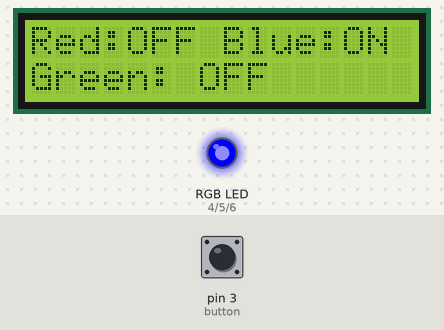
This sketch was run on a simulated Arduino Uno, built with avr-gcc and run on an emulated ATmega328P. Shown: 16×2 character LCD, an RGB LED mixed from three pins (HIGH = lit). Dashed ring = blinking. Inputs (shaded band) come from the test bench; at power-on: pin 3 (button) HIGH.

Above: at 1.2 s.
1.3 s: pin 3 (button) pulled LOW for 3.2 s
At 2.3 s:
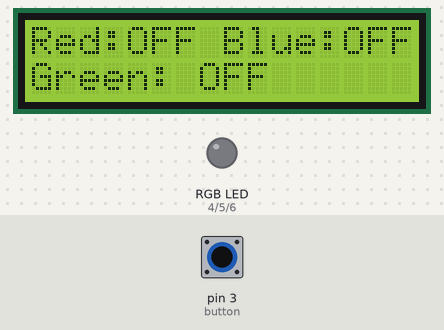
At 5.22 s:
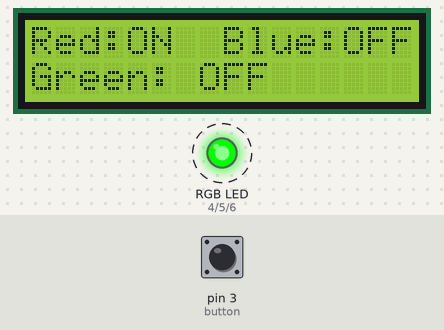
7.5 s: pin 3 (button) pulled LOW for 0.35 s
At 8.33 s:
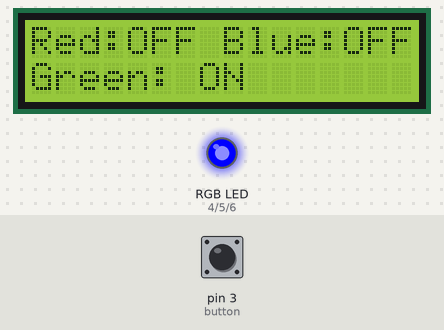
9.3 s: pin 3 (button) pulled LOW for 1 s
Timing chart, 0 to 17.8 s (numbered marks = the images above; inputs shaded):
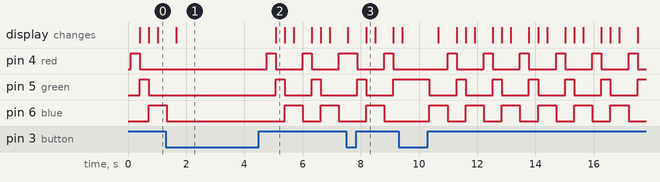

The sketch:

Arduino_switch_rgb_led_and_display_on_lcd.ino
```cpp
/*
      OUR SOCIAL NETWORK:
  YOUTUBE : STEAM BINH LONG CLUB
  FACEBOOK: STEAM BINH LONG CLUB
  WEBSITE : http://blsteam.tk
*/
#include <LiquidCrystal_I2C.h>
LiquidCrystal_I2C lcd(0x27, 16,2);
int button = 3;
int red = 4, green = 5, blue = 6;
int btnValue = 0;
int count = 0;
String redStatus = "OFF", greenStatus = "OFF", blueStatus = "OFF";
void setup() {
  // put your setup code here, to run once:
  Serial.begin(9600);
  lcd.init();
  lcd.backlight();
  pinMode(button, INPUT_PULLUP);
  pinMode(red, OUTPUT);
  pinMode(green, OUTPUT);
  pinMode(blue, OUTPUT);
  lcd_default();
}

void loop() {
  // put your main code here, to run repeatedly:
  btnValue = digitalRead(button);
  if(btnValue == 1)
  {
    count++;
  }
  lcd_status();
  led_condition();
  delay(300);
}

void led_condition()
{
  if(count == 0)
  {
    digitalWrite(red, LOW);
    digitalWrite(green, LOW);
    digitalWrite(blue, LOW);
    redStatus = "OFF";
    greenStatus = "OFF";
    blueStatus = "OFF";
  }
  else if(count == 1)
  {
    digitalWrite(red, HIGH);
    digitalWrite(green, LOW);
    digitalWrite(blue, LOW);
    redStatus = "ON ";
    greenStatus = "OFF";
    blueStatus = "OFF";
  }
  else if(count == 2)
  {
    digitalWrite(red, LOW);
    digitalWrite(green, HIGH);
    digitalWrite(blue, LOW);
    redStatus = "OFF";
    greenStatus = "ON ";
    blueStatus = "OFF";
  }
  else if(count == 3)
  {
    digitalWrite(red, LOW);
    digitalWrite(green, LOW);
    digitalWrite(blue, HIGH);
    redStatus = "OFF";
    greenStatus = "OFF";
    blueStatus = "ON ";
  }
  else if(count < 0 || count > 3)
  {
    count = 0;
  }
}

void lcd_status()
{
  lcd.setCursor(4, 0);
  lcd.print(redStatus);
  lcd.setCursor(13, 0);
  lcd.print(blueStatus);
  lcd.setCursor(7, 1);
  lcd.print(greenStatus);
}

void lcd_default()
{
  lcd.setCursor(0, 0);
  lcd.print("Red: ");
  lcd.setCursor(8, 0);
  lcd.print("Blue: ");
  lcd.setCursor(0, 1);
  lcd.print("Green: ");
}
```

Measured:
- after the input at 1.3 s, the display: changes after 0.35 s (image 1)
- by itself, pin 4 (red), pin 5 (green): alternates HIGH for 0.31 s and LOW for 0.93 s
- by itself, pin 6 (blue): alternates HIGH for 0.62 s and LOW for 0.62 s
